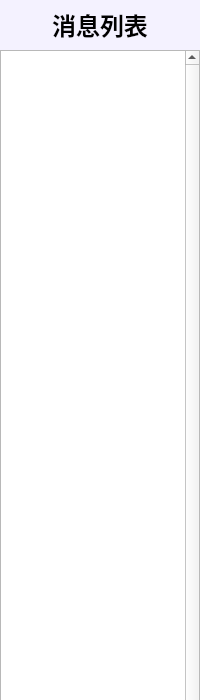
<?xml version="1.0" encoding="UTF-8"?>
<ui version="4.0">
 <class>ChatList</class>
 <widget class="QWidget" name="ChatList">
  <property name="geometry">
   <rect>
    <x>0</x>
    <y>0</y>
    <width>200</width>
    <height>700</height>
   </rect>
  </property>
  <property name="windowTitle">
   <string>Form</string>
  </property>
  <widget class="QLabel" name="background">
   <property name="geometry">
    <rect>
     <x>0</x>
     <y>0</y>
     <width>200</width>
     <height>700</height>
    </rect>
   </property>
   <property name="styleSheet">
    <string notr="true">background-color: rgb(244, 242, 255);</string>
   </property>
   <property name="text">
    <string/>
   </property>
  </widget>
  <widget class="QListWidget" name="dialogListWidget">
   <property name="geometry">
    <rect>
     <x>0</x>
     <y>50</y>
     <width>200</width>
     <height>700</height>
    </rect>
   </property>
   <property name="verticalScrollBarPolicy">
    <enum>Qt::ScrollBarAlwaysOn</enum>
   </property>
   <property name="horizontalScrollBarPolicy">
    <enum>Qt::ScrollBarAlwaysOff</enum>
   </property>
  </widget>
  <widget class="QLabel" name="label">
   <property name="geometry">
    <rect>
     <x>0</x>
     <y>0</y>
     <width>200</width>
     <height>50</height>
    </rect>
   </property>
   <property name="text">
    <string>&lt;html&gt;&lt;head/&gt;&lt;body&gt;&lt;p align=&quot;center&quot;&gt;&lt;span style=&quot; font-size:18pt; font-weight:700;&quot;&gt;消息列表&lt;/span&gt;&lt;/p&gt;&lt;/body&gt;&lt;/html&gt;</string>
   </property>
  </widget>
 </widget>
 <resources/>
 <connections/>
</ui>
